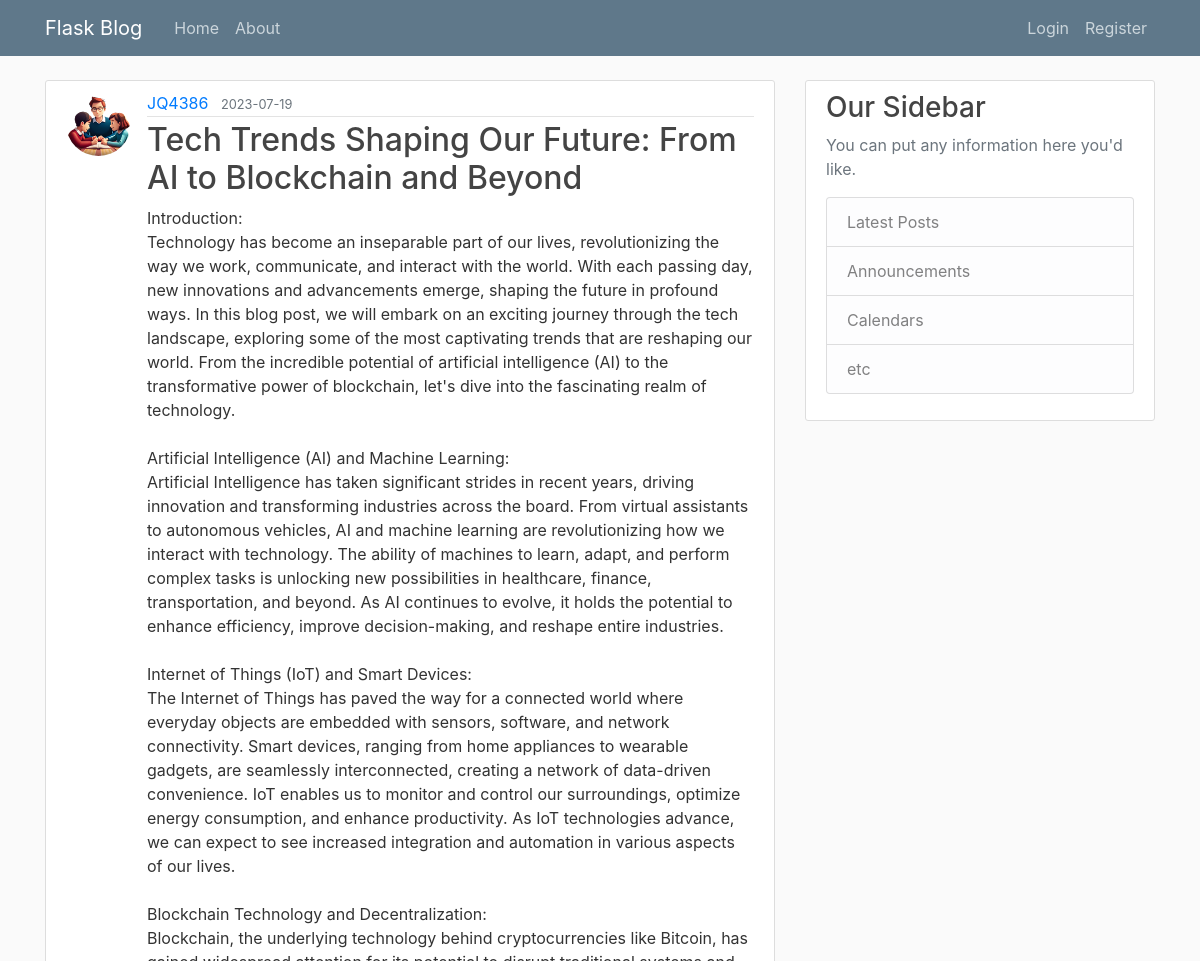
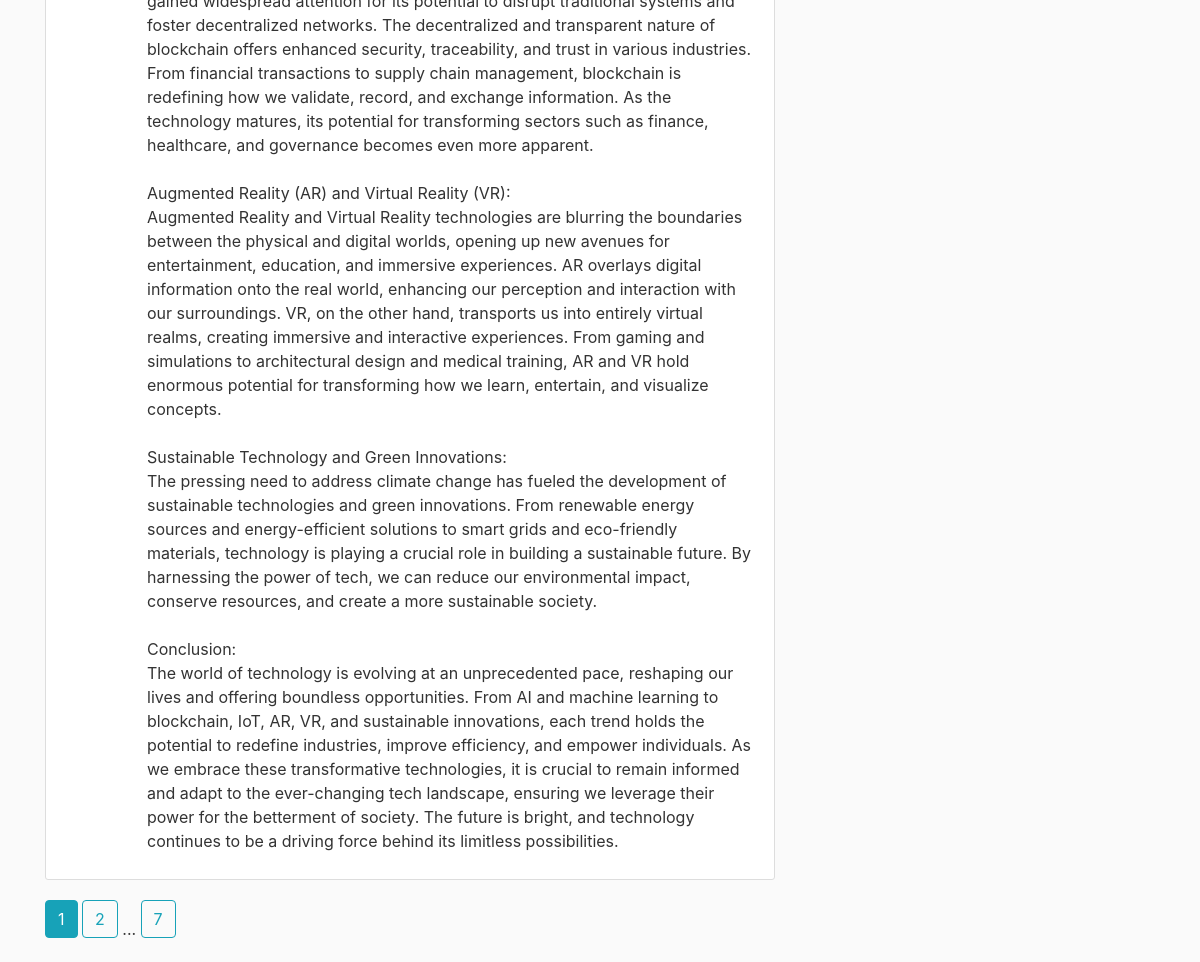
The page /home on the database its author committed (2 pictures, top to bottom).
### flaskblog/models.py (models this page shows, shortened)
class Post(db.Model):
    id = db.Column(db.Integer, primary_key=True)
    title = db.Column(db.String(100), nullable=False) # 100 char max, not null
    date_posted = db.Column(db.DateTime, nullable=False, default=datetime.utcnow) # not null, default, always use utc time for consistency
    content = db.Column(db.Text, nullable=False) # not null
    user_id = db.Column(db.Integer, db.ForeignKey('user.id'), nullable=False) # not null

class User(db.Model, UserMixin):
    id = db.Column(db.Integer, primary_key=True)
    username = db.Column(db.String(20), unique=True, nullable=False) # 20 char max, unique, not null
    email = db.Column(db.String(120), unique=True, nullable=False) # 120 char max, unique, not null
    image_file = db.Column(db.String(20), nullable=False, default='default.jpg') # 20 char max, not null, default
    password = db.Column(db.String(60), nullable=False) # 60 char max, not null
    posts = db.relationship('Post', backref='author', lazy=True) # one to many relationship, backref allows us to get user who created post

### flaskblog/routes.py (the view)
@app.route('/')
@app.route('/home')
def home():
    page = request.args.get('page', 1, type=int)
    posts = Post.query.paginate(page=page, per_page=1)
    return render_template('home.html', title='Home', posts=posts)

### flaskblog/templates/home.html
{% extends "layout.html" %}
{% block content %}
    {% for post in posts.items %}
        <article class="media content-section">
          <img class="rounded-circle article-img" src="{{ url_for('static', filename='profile_pics/' + post.author.image_file) }}">
          <div class="media-body">
            <div class="article-metadata">
              <a class="mr-2" href="#">{{ post.author.username }}</a>
              <small class="text-muted">{{ post.date_posted.strftime('%Y-%m-%d') }}</small>
            </div>
            <h2><a class="article-title" href="{{ url_for('post', post_id=post.id) }}">{{ post.title }}</a></h2>
            <p class="article-content">{{ post.content }}</p>
          </div>
        </article>
    {% endfor %}
    {% for page_num in posts.iter_pages(left_edge=1, right_edge=1, left_current=1, right_current=1) %}
        {% if page_num %}
            {% if posts.page == page_num %}
                <a class="btn btn-info mb-4" href="{{ url_for('home', page=page_num) }}">{{ page_num }}</a>
            {% else %}
                <a class="btn btn-outline-info mb-4" href="{{ url_for('home', page=page_num) }}">{{ page_num }}</a>
            {% endif %}
        {% else %}
            ...
        {% endif %}
    {% endfor %}
{% endblock content %}

### flaskblog/templates/layout.html (shortened to what this page needs)
<!DOCTYPE html>
<html>
  <head>
    <link rel="stylesheet"
      href="https://maxcdn.bootstrapcdn.com/bootstrap/4.0.0/css/bootstrap.min.css"
>
    <link rel="stylesheet" type="text/css" href="{{ url_for('static',
      filename='main.css') }}">
  </head>
  <body>
    <header class="site-header">
      <nav class="navbar navbar-expand-md navbar-dark bg-steel fixed-top">
        <div class="container">
          <a class="navbar-brand mr-4" href="/">Flask Blog</a>
          <div class="collapse navbar-collapse" id="navbarToggle">
            <div class="navbar-nav mr-auto">
              <a class="nav-item nav-link" href="{{ url_for('home') }}">Home</a>
              <a class="nav-item nav-link" href="{{ url_for('about') }}">About</a>
            </div>
            <div class="navbar-nav">
              {% if current_user.is_authenticated %}
              <a class="nav-item nav-link" href="{{ url_for('new_post') }}">New Post</a>
              <a class="nav-item nav-link" href="{{ url_for('account') }}">Account</a>
              <a class="nav-item nav-link" href="{{ url_for('logout') }}">Logout</a>
              {% else %}
              <a class="nav-item nav-link" href="{{ url_for('login') }}">Login</a>
              <a class="nav-item nav-link" href="{{ url_for('register') }}">Register</a>
              {% endif %}
            </div>
          </div>
        </div>
      </nav>
    </header>
    <main role="main" class="container">
      <div class="row">
        <div class="col-md-8">
          {% block content %}{% endblock %}
        </div>
        <div class="col-md-4">
          <div class="content-section">
            <h3>Our Sidebar</h3>
            <p class='text-muted'>You can put any information here you'd like.
              <ul class="list-group">
                <li class="list-group-item list-group-item-light">Latest Posts</li>
                <li class="list-group-item list-group-item-light">Announcements</li>
                <li class="list-group-item list-group-item-light">Calendars</li>
                <li class="list-group-item list-group-item-light">etc</li>
              </ul>
            </p>
          </div>
        </div>
      </div>
    </main>
  </body>
</html>

### flaskblog/static/main.css (style rules this page uses)
body { background: #fafafa; color: #333333; margin-top: 5rem; }
h1, h2, h3, h4, h5, h6 { color: #444444; }
.bg-steel { background-color: #5f788a; }
.site-header .navbar-nav .nav-link { color: #cbd5db; }
.content-section { background: #ffffff; padding: 10px 20px; border: 1px solid #dddddd; border-radius: 3px; margin-bottom: 20px; }
.article-title { color: #444444; }
.article-content { white-space: pre-line; }
.article-img { height: 65px; width: 65px; margin-right: 16px; }
.article-metadata { padding-bottom: 1px; margin-bottom: 4px; border-bottom: 1px solid #e3e3e3 }

### rows shown on the page
Post: image_file (picture), author.username "JQ4386", date_posted "2023-07-19", title "Tech Trends Shaping Our Future: From AI to Blockchain and Beyond", content "Introduction: Technology has become an inseparable part of our lives, revolutionizing the way we work, communicate, and interact with the world. With each passing day, new innovations and advancements emerge, shaping the future in profound ways. In this blog post, we will embark on an exciting journey through the tech landscape, exploring some of the most captivating trends that are reshaping our world. From the incredible potential of artificial intelligence (AI) to the transformative power of blockchain, let's dive into the fascinating realm of technology. Artificial Intelligence (AI) and Machine Learning: Artificial Intelligence has taken significant strides in recent years, driving…"

### other values the page prints
{{ page_num }} "1"
{{ page_num }} "2" "7"
